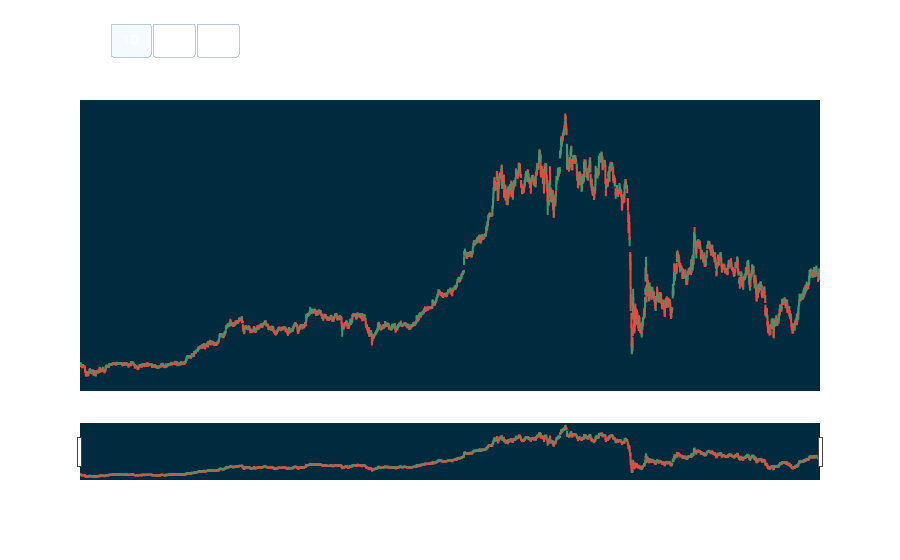

Write notebook code for a chart like this one.
### Code cell
main.plotting('BA')

### Figure 1 — Plotly figure (JSON) as saved in the notebook; plotly's stock layout.template omitted (floating-point values rounded to 4 significant figures; data arrays with more than 128 entries replaced by an {"elided": "..."} marker saying what was removed)
{"data": [{"close": {"elided": "2937 float values"}, "high": {"elided": "2937 float values"}, "low": {"elided": "2937 float values"}, "open": {"elided": "2937 float values"}, "type": "candlestick", "x": {"elided": "2937 str values"}}], "layout": {"font": {"color": "white"}, "paper_bgcolor": "rgba(0,0,0,0)", "plot_bgcolor": "rgba(0,42,61,1)", "updatemenus": [{"buttons": [{"args": [{"close": {"elided": "1x2937 float values"}, "high": {"elided": "1x2937 float values"}, "low": {"elided": "1x2937 float values"}, "open": {"elided": "1x2937 float values"}, "x": {"elided": "1x2937 str values"}}], "label": "1D", "method": "update"}, {"args": [{"close": {"elided": "1x609 float values"}, "high": {"elided": "1x609 float values"}, "low": {"elided": "1x609 float values"}, "open": {"elided": "1x609 float values"}, "x": {"elided": "1x609 str values"}}], "label": "1W", "method": "update"}, {"args": [{"close": {"elided": "1x140 float values"}, "high": {"elided": "1x140 float values"}, "low": {"elided": "1x140 float values"}, "open": {"elided": "1x140 float values"}, "x": {"elided": "1x140 str values"}}], "label": "1M", "method": "update"}], "direction": "left", "pad": {"r": 10, "t": 10}, "showactive": true, "type": "buttons", "x": 0.04, "xanchor": "left", "y": 1.3, "yanchor": "top"}], "xaxis": {"showgrid": false}, "yaxis": {"showgrid": false}}}
